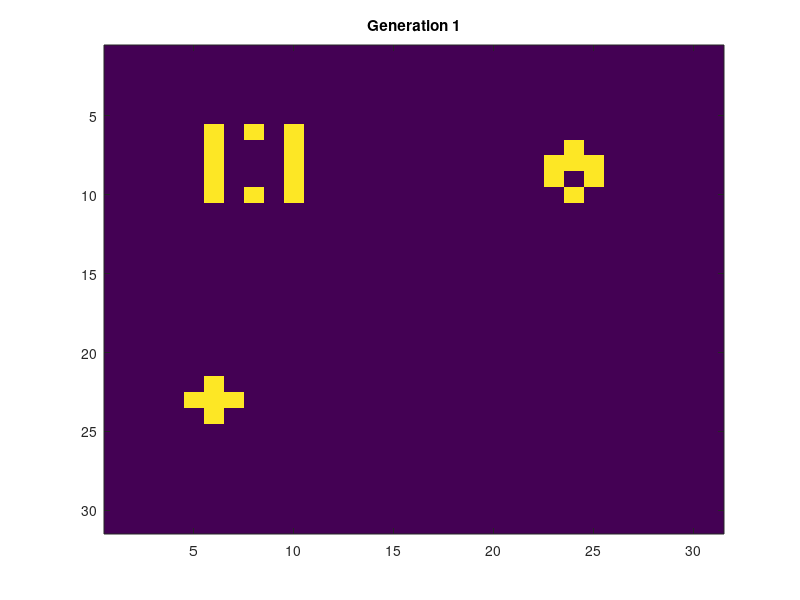

This figure's MATLAB source: (Note: this script raises an error after producing the figure.)
clear all;
clc

%define
DEAD = 0;
ALIVE = 1;
MAX_COL = 31;%matrix column number
MAX_ROW = 31;
GAME_MAP = zeros(MAX_ROW,MAX_COL);
GEN = 20;%generation

%initiative pattern
NEW_MAP = zeros(MAX_ROW,MAX_COL,GEN);

%pattern 1 : center (8,8)
GAME_MAP(6:10,6) = ALIVE;
GAME_MAP(6:10,10) = ALIVE;
GAME_MAP(6,8) = ALIVE;
%GAME_MAP(15,15) = ALIVE;
GAME_MAP(10,8) = ALIVE;

%pattern 2 : center (9,24)
GAME_MAP(8:9,23) = ALIVE;
GAME_MAP(8:9,25) = ALIVE;
GAME_MAP(7:8,24) = ALIVE;
GAME_MAP(10,24) = ALIVE;

%pattern 3 : center (23,6)
GAME_MAP(23,5:7) = ALIVE;
GAME_MAP(22:24,6) = ALIVE;



figure
imagesc(GAME_MAP);
title( sprintf('Generation 1') );

NEW_MAP(:,:,1) = GAME_MAP;
 
%display
g = 2
while g <= GEN
    for i = 2:MAX_ROW-1
        for j = 2:MAX_COL-1
            NEW_MAP(i,j,g) = next_gen(i,j,NEW_MAP(:,:,g-1));
        end
    end
    figure
    imagesc(NEW_MAP(:,:,g));
    title( sprintf('Generation %d',g) );
    g = g+1;
end
    

